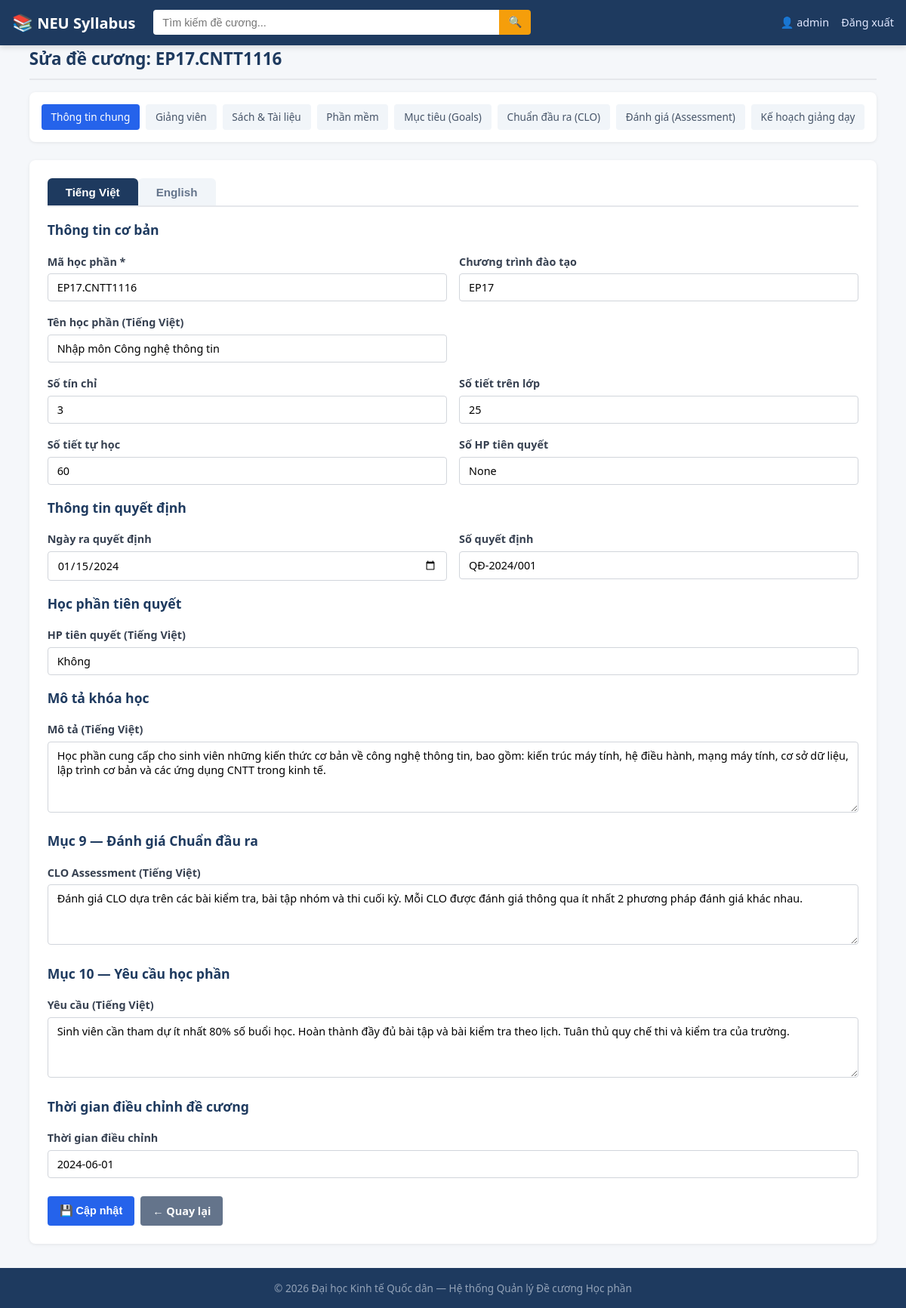
The page /admin/syllabus/1/edit (signed in) on the database its author committed.
### tables this page shows
CREATE TABLE syllabi (
    id INTEGER PRIMARY KEY AUTOINCREMENT,
    course_code TEXT UNIQUE NOT NULL,
    course_title_vi TEXT,
    course_title_en TEXT,
    credits INTEGER DEFAULT 0,
    contact_hours INTEGER DEFAULT 0,
    self_study_hours INTEGER DEFAULT 0,
    training_program TEXT,
    decision_date TEXT,
    decision_number TEXT,
    prerequisite_courses_vi TEXT,
    prerequisite_courses_en TEXT,
    num_prerequisite_courses TEXT DEFAULT 'None',
    description_vi TEXT,
    description_en TEXT,
    clo_assessment_vi TEXT,
    clo_assessment_en TEXT,
    course_requirements_vi TEXT,
    course_requirements_en TEXT,
    adjustment_time TEXT,
    created_at TIMESTAMP DEFAULT CURRENT_TIMESTAMP,
    updated_at TIMESTAMP DEFAULT CURRENT_TIMESTAMP
);

### app.py (the view, shortened to what this page needs)
@app.route('/admin/syllabus/<int:syllabus_id>/edit', methods=['GET', 'POST'])
@admin_required
def admin_syllabus_edit(syllabus_id):
    syllabus = models.get_syllabus_by_id(syllabus_id)
    if not syllabus:
        flash('Không tìm thấy đề cương.', 'danger')
        return redirect(url_for('admin_dashboard'))
    return render_template('admin/syllabus_form.html', syllabus=syllabus, form_data=None)

### app.py (called while the page is built)
def admin_required(view):
    @functools.wraps(view)
    def wrapped(**kwargs):
        if 'user_id' not in session:
            flash('Vui lòng đăng nhập để tiếp tục.', 'warning')
            return redirect(url_for('login'))
        if session.get('role') != 'admin':
            flash('Bạn không có quyền truy cập trang này.', 'danger')
            return redirect(url_for('index'))
        return view(**kwargs)
    return wrapped

### models.py (called while the page is built)
def get_db():
    conn = sqlite3.connect(config.DATABASE)
    conn.row_factory = sqlite3.Row
    conn.execute("PRAGMA foreign_keys = ON")
    return conn

def get_syllabus_by_id(syllabus_id):
    db = get_db()
    row = db.execute("SELECT * FROM syllabi WHERE id = ?", (syllabus_id,)).fetchone()
    db.close()
    return row

### templates/admin/syllabus_form.html (shortened to what this page needs)
{% extends 'base.html' %}
{% block content %}
<section class="section">
    <h2>{% if syllabus %}Sửa đề cương: {{ syllabus['course_code'] }}{% else %}Tạo đề cương mới{% endif %}</h2>
    {% if syllabus %}
    <div class="sub-nav">
        <a href="{{ url_for('admin_syllabus_edit', syllabus_id=syllabus['id']) }}" class="active">Thông tin chung</a>
        <a href="{{ url_for('admin_instructors', syllabus_id=syllabus['id']) }}">Giảng viên</a>
        <a href="{{ url_for('admin_books', syllabus_id=syllabus['id']) }}">Sách & Tài liệu</a>
        <a href="{{ url_for('admin_software', syllabus_id=syllabus['id']) }}">Phần mềm</a>
        <a href="{{ url_for('admin_goals', syllabus_id=syllabus['id']) }}">Mục tiêu (Goals)</a>
        <a href="{{ url_for('admin_outcomes', syllabus_id=syllabus['id']) }}">Chuẩn đầu ra (CLO)</a>
        <a href="{{ url_for('admin_assessments', syllabus_id=syllabus['id']) }}">Đánh giá (Assessment)</a>
        <a href="{{ url_for('admin_teaching_plan', syllabus_id=syllabus['id']) }}">Kế hoạch giảng dạy</a>
    </div>
    {% endif %}
    {% set d = form_data or syllabus %}
    <div class="admin-panel">
        <form method="post">
            <div class="lang-tabs" style="margin-bottom:1rem;">
                <button type="button" class="lang-tab active" data-lang="vi" onclick="switchLang('vi')">Tiếng Việt</button>
                <button type="button" class="lang-tab" data-lang="en" onclick="switchLang('en')">English</button>
            </div>
            <h3><span class="lang-vi">Thông tin cơ bản</span><span class="lang-en" style="display:none">Basic Information</span></h3>
            <div class="form-row">
                <div class="form-group">
                    <label for="course_code"><span class="lang-vi">Mã học phần *</span><span class="lang-en" style="display:none">Course Code *</span></label>
                    <input type="text" id="course_code" name="course_code" value="{{ d['course_code'] if d else '' }}" required>
                </div>
                <div class="form-group">
                    <label for="training_program"><span class="lang-vi">Chương trình đào tạo</span><span class="lang-en" style="display:none">Training Program</span></label>
                    <input type="text" id="training_program" name="training_program" value="{{ d['training_program'] if d else '' }}">
                </div>
            </div>
            <div class="form-row">
                <div class="form-group lang-vi">
                    <label for="course_title_vi">Tên học phần (Tiếng Việt)</label>
                    <input type="text" id="course_title_vi" name="course_title_vi" value="{{ d['course_title_vi'] if d else '' }}">
                </div>
            </div>
            <div class="form-row">
                <div class="form-group">
                    <label for="credits"><span class="lang-vi">Số tín chỉ</span><span class="lang-en" style="display:none">Credits</span></label>
                    <input type="number" id="credits" name="credits" value="{{ d['credits'] if d else 0 }}" min="0">
                </div>
                <div class="form-group">
                    <label for="contact_hours"><span class="lang-vi">Số tiết trên lớp</span><span class="lang-en" style="display:none">Contact Hours</span></label>
                    <input type="number" id="contact_hours" name="contact_hours" value="{{ d['contact_hours'] if d else 0 }}" min="0">
                </div>
            </div>
            <div class="form-row">
                <div class="form-group">
                    <label for="self_study_hours"><span class="lang-vi">Số tiết tự học</span><span class="lang-en" style="display:none">Self-study Hours</span></label>
                    <input type="number" id="self_study_hours" name="self_study_hours" value="{{ d['self_study_hours'] if d else 0 }}" min="0">
                </div>
                <div class="form-group">
                    <label for="num_prerequisite_courses"><span class="lang-vi">Số HP tiên quyết</span><span class="lang-en" style="display:none">No. of Prerequisites</span></label>
                    <input type="text" id="num_prerequisite_courses" name="num_prerequisite_courses" value="{{ d['num_prerequisite_courses'] if d else 'None' }}">
                </div>
            </div>
            <h3><span class="lang-vi">Thông tin quyết định</span><span class="lang-en" style="display:none">Decision Information</span></h3>
            <div class="form-row">
                <div class="form-group">
                    <label for="decision_date"><span class="lang-vi">Ngày ra quyết định</span><span class="lang-en" style="display:none">Decision Date</span></label>
                    <input type="date" id="decision_date" name="decision_date" value="{{ d['decision_date'] if d else '' }}">
                </div>
                <div class="form-group">
                    <label for="decision_number"><span class="lang-vi">Số quyết định</span><span class="lang-en" style="display:none">Decision Number</span></label>
                    <input type="text" id="decision_number" name="decision_number" value="{{ d['decision_number'] if d else '' }}">
                </div>
            </div>
            <h3><span class="lang-vi">Học phần tiên quyết</span><span class="lang-en" style="display:none">Prerequisite Courses</span></h3>
            <div class="form-group lang-vi">
                <label for="prerequisite_courses_vi">HP tiên quyết (Tiếng Việt)</label>
                <input type="text" id="prerequisite_courses_vi" name="prerequisite_courses_vi" value="{{ d['prerequisite_courses_vi'] if d else '' }}">
            </div>
            <h3>
                <span class="lang-vi">Mô tả khóa học</span>
            </h3>
            <div class="form-group lang-vi">
                <label for="description_vi">Mô tả (Tiếng Việt)</label>
                <textarea id="description_vi" name="description_vi" rows="4">{{ d['description_vi'] if d else '' }}</textarea>
            </div>
            <h3>
                <span class="lang-vi">Mục 9 — Đánh giá Chuẩn đầu ra</span>
            </h3>
            <div class="form-group lang-vi">
                <label for="clo_assessment_vi">CLO Assessment (Tiếng Việt)</label>
                <textarea id="clo_assessment_vi" name="clo_assessment_vi" rows="3">{{ d['clo_assessment_vi'] if d else '' }}</textarea>
            </div>
            <h3>
                <span class="lang-vi">Mục 10 — Yêu cầu học phần</span>
            </h3>
            <div class="form-group lang-vi">
                <label for="course_requirements_vi">Yêu cầu (Tiếng Việt)</label>
                <textarea id="course_requirements_vi" name="course_requirements_vi" rows="3">{{ d['course_requirements_vi'] if d else '' }}</textarea>
            </div>
            <h3><span class="lang-vi">Thời gian điều chỉnh đề cương</span><span class="lang-en" style="display:none">Syllabus Adjustment Time</span></h3>
            <div class="form-group">
                <label for="adjustment_time"><span class="lang-vi">Thời gian điều chỉnh</span><span class="lang-en" style="display:none">Adjustment Time</span></label>
                <input type="text" id="adjustment_time" name="adjustment_time" value="{{ d['adjustment_time'] if d else '' }}">
            </div>
            <div style="display:flex; gap:0.5rem; margin-top:1.5rem;">
                <button type="submit" class="btn btn-primary">
                    <span class="lang-vi">💾 {{ 'Cập nhật' if syllabus else 'Tạo đề cương' }}</span>
                </button>
                <a href="{{ url_for('admin_dashboard') }}" class="btn btn-secondary">
                    <span class="lang-vi">← Quay lại</span>
                </a>
            </div>
        </form>
    </div>
</section>
{% endblock %}

### static/css/style.css (style rules this page uses)
*, *::before, *::after { box-sizing: border-box; margin: 0; padding: 0; }
html { font-size: 16px; scroll-behavior: smooth; }
body { font-family: 'Segoe UI', Tahoma, Geneva, Verdana, sans-serif; line-height: 1.6; color: #333; background: #f5f7fa; min-height: 100vh; display: flex; flex-direction: column; }
a { color: #2563eb; text-decoration: none; }
.section { margin-bottom: 2rem; }
.section h2 { font-size: 1.4rem; color: #1e3a5f; margin-bottom: 1rem; padding-bottom: 0.5rem; border-bottom: 2px solid #e5e7eb; }
.lang-tabs { display: flex; gap: 0; margin-bottom: 1.5rem; border-bottom: 2px solid #e5e7eb; }
.lang-tab { padding: 0.6rem 1.5rem; border: none; background: #f1f5f9; color: #64748b; cursor: pointer; font-size: 0.95rem; font-weight: 600; border-radius: 6px 6px 0 0; transition: background 0.2s, color 0.2s; }
.lang-tab.active { background: #1e3a5f; color: white; }
.btn { display: inline-block; padding: 0.5rem 1rem; border: none; border-radius: 4px; font-size: 0.9rem; font-weight: 600; cursor: pointer; text-align: center; transition: background 0.2s; }
.btn-primary { background: #2563eb; color: white; }
.btn-secondary { background: #64748b; color: white; }
.form-group { margin-bottom: 1rem; }
.form-group label { display: block; font-weight: 600; color: #374151; margin-bottom: 0.3rem; font-size: 0.9rem; }
.form-group input, .form-group select, .form-group textarea { width: 100%; padding: 0.5rem 0.75rem; border: 1px solid #d1d5db; border-radius: 4px; font-size: 0.9rem; font-family: inherit; outline: none; transition: border-color 0.2s; }
.form-group textarea { min-height: 80px; resize: vertical; }
.form-row { display: grid; grid-template-columns: 1fr 1fr; gap: 1rem; }
.sub-nav { display: flex; flex-wrap: wrap; gap: 0.5rem; margin-bottom: 1.5rem; padding: 1rem; background: white; border-radius: 8px; box-shadow: 0 1px 4px rgba(0,0,0,0.08); }
.sub-nav a { padding: 0.4rem 0.8rem; background: #f1f5f9; border-radius: 4px; font-size: 0.85rem; color: #475569; font-weight: 500; }
.sub-nav a.active { background: #2563eb; color: white; }
.admin-panel { background: white; padding: 1.5rem; border-radius: 8px; box-shadow: 0 1px 4px rgba(0,0,0,0.08); margin-bottom: 1.5rem; }
.admin-panel h3 { color: #1e3a5f; margin-bottom: 1rem; font-size: 1.1rem; }

### rows shown on the page
syllabi: course_code "EP17.CNTT1116", training_program "EP17", course_title_vi "Nhập môn Công nghệ thông tin", credits "3", contact_hours "25", self_study_hours "60", num_prerequisite_courses "None", decision_date "01/15/2024", decision_number "QĐ-2024/001", prerequisite_courses_vi "Không", description_vi "Học phần cung cấp cho sinh viên những kiến thức cơ bản về công nghệ thông tin, bao gồm: kiến trúc máy tính, hệ điều hành, mạng máy tính, cơ sở dữ liệu, lập trình cơ bản và các ứng dụng CNTT trong kinh tế.", clo_assessment_vi "Đánh giá CLO dựa trên các bài kiểm tra, bài tập nhóm và thi cuối kỳ. Mỗi CLO được đánh giá thông qua ít nhất 2 phương pháp đánh giá khác nhau.", course_requirements_vi "Sinh viên cần tham dự ít nhất 80% số buổi học. Hoàn thành đầy đủ bài tập và bài kiểm tra theo lịch. Tuân thủ quy chế thi và kiểm tra của trường.", adjustment_time "2024-06-01"

### other values the page prints
{{ session.get('username') }} "admin"
{{ 'Cập nhật' if syllabus else 'Tạo đề cương' }} "Cập nhật"
